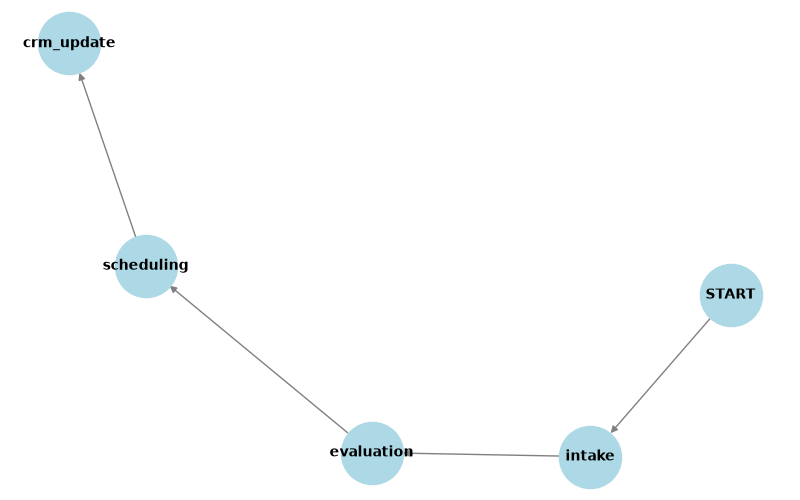

This chart was generated by the following Python code:
# ----workflow.py----
from pathlib import Path

from langgraph.graph import StateGraph
import networkx as nx
import matplotlib.pyplot as plt
from agents import intake_agent, evaluation_agent, scheduling_agent, crm_update_agent
from state import InquiryState
from dataclasses import asdict

def construct_graph():
    """Builds the state graph for inquiry processing."""
    workflow = StateGraph(InquiryState)  # ✅ Use InquiryState

    # ✅ Add agent nodes
    workflow.add_node("intake", intake_agent)
    workflow.add_node("evaluation", evaluation_agent)
    workflow.add_node("scheduling", scheduling_agent)
    workflow.add_node("crm_update", crm_update_agent)

    # ✅ Add an "end" node as a dummy function
    workflow.add_node("end", lambda state: asdict(state))  # No processing, just a pass-through

    # ✅ Define the workflow structure
    workflow.set_entry_point("intake")  
    workflow.add_edge("intake", "evaluation")
    workflow.add_edge("evaluation", "scheduling")
    workflow.add_edge("scheduling", "crm_update")
    
    # ✅ Connect "crm_update" to the "end" node
    workflow.add_edge("crm_update", "end")

    # ✅ Mark "end" as the final step
    workflow.set_finish_point("end")  

    return workflow.compile()



def visualize_graph():
    """Generates a visualization of the workflow graph."""
    graph = nx.DiGraph()
    edges = [
        ("START", "intake"),
        ("intake", "evaluation"),
        ("evaluation", "scheduling"),
        ("scheduling", "crm_update")  # ✅ Last node (no outgoing edges)
    ]
    graph.add_edges_from(edges)
    
    plt.figure(figsize=(8, 5))

    nx.draw(graph, with_labels=True, node_color='lightblue', edge_color='gray', node_size=2000, font_size=10, font_weight='bold')

    current_file_path = Path(__file__).resolve()
    workflow_image_path = current_file_path.parent / "D2_graph.png"

    plt.savefig(workflow_image_path)
    
    return str(workflow_image_path)
